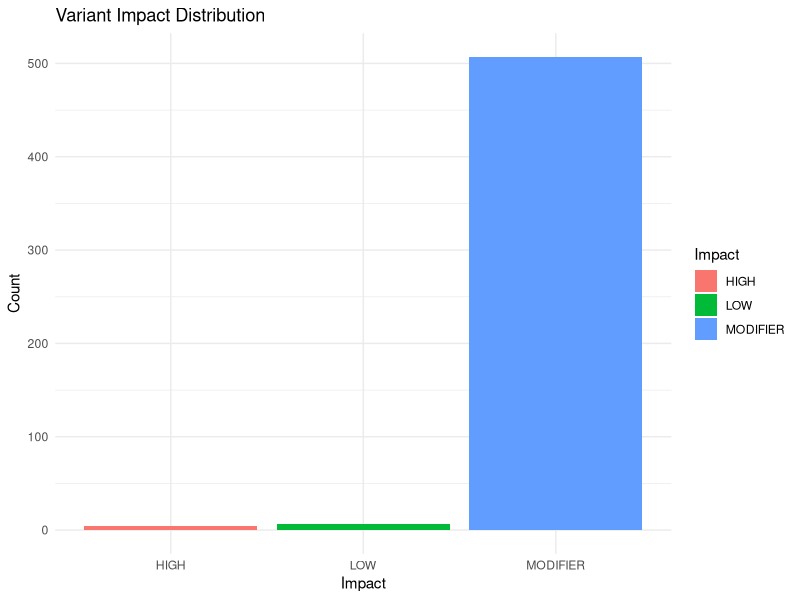
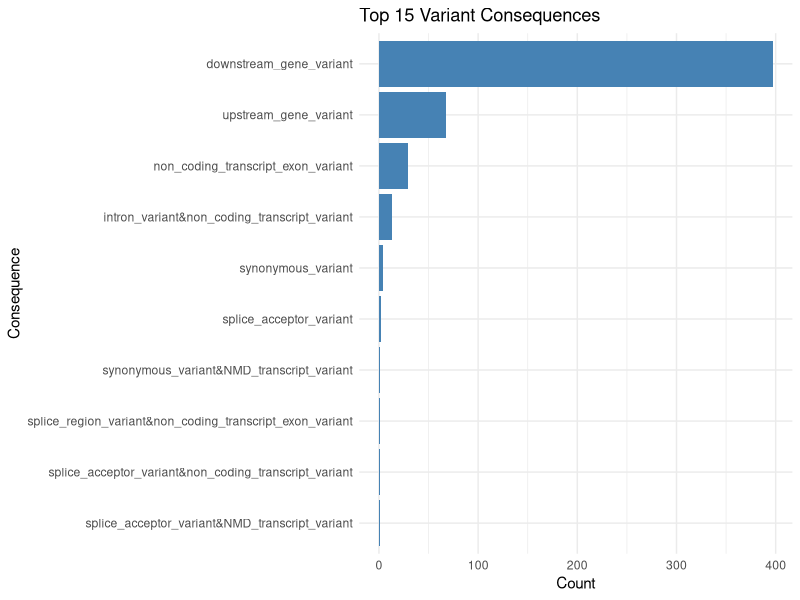
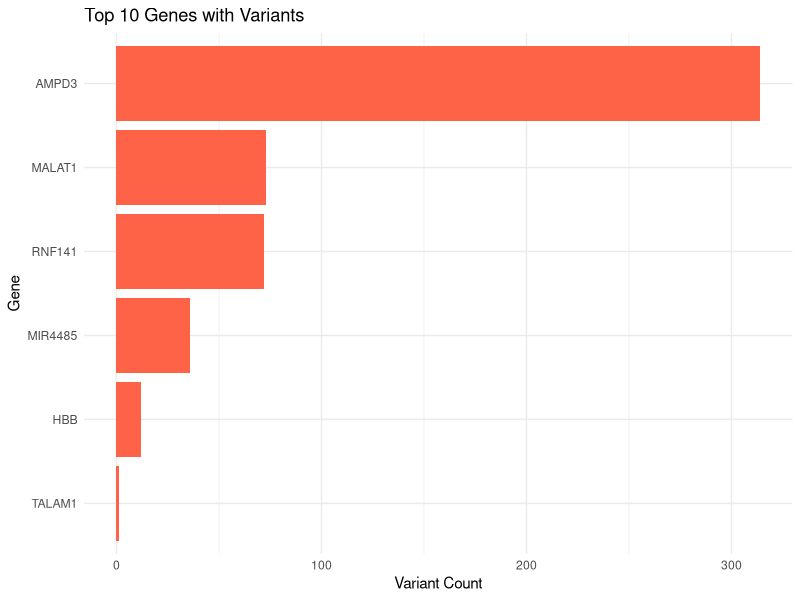
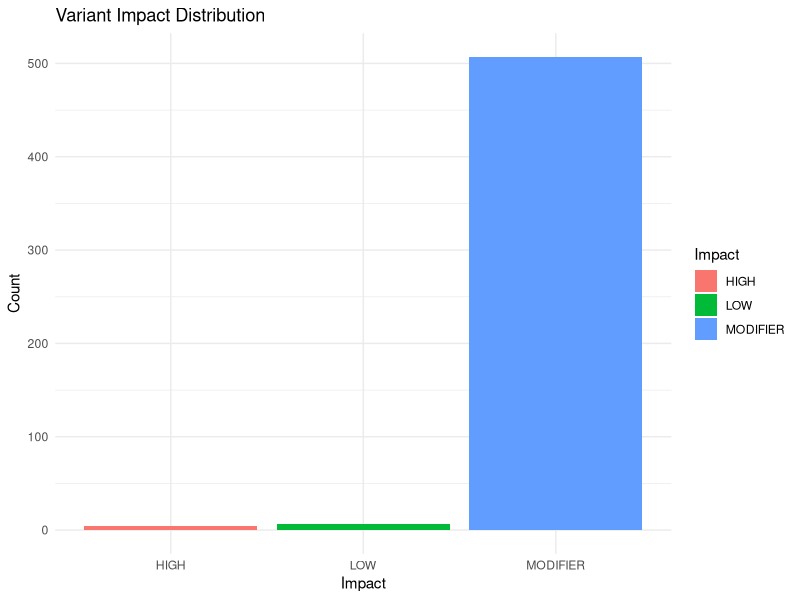
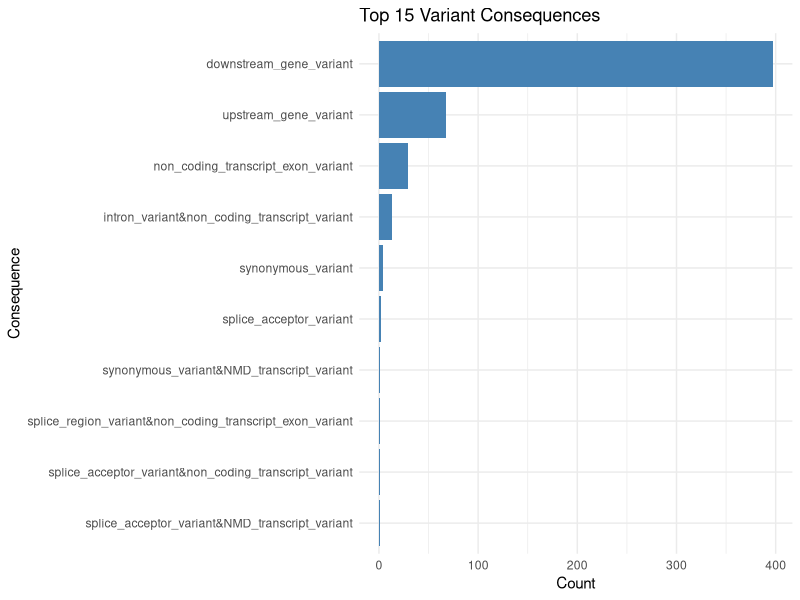
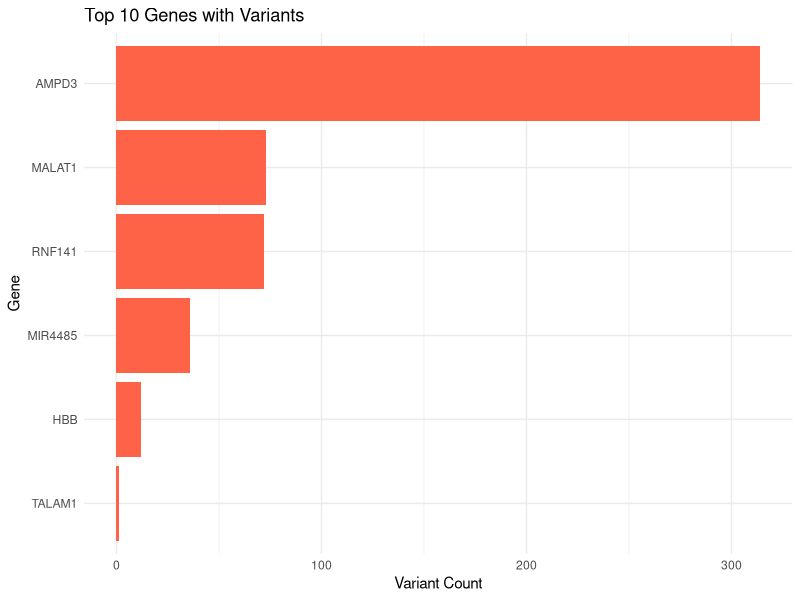

Source code (R) for these figures, in order:
install.packages("ggplot2")
install.packages("dplyr")
install.packages("readr")

# Load required packages
library(ggplot2)
library(dplyr)
library(readr)

#step1: Load variant annotation summary
df <- read_csv("results/annotation/variant_annotation_summary.csv")

# View structure
str(df)
head(df)

#Step2: Plot Variant Impact Distribution

#Count of variants by impact
df %>%
  count(Impact) %>%
  ggplot(aes(x = Impact, y = n, fill = Impact)) +
  geom_bar(stat = "identity") +
  labs(title = "Variant Impact Distribution", y = "Count") +
  theme_minimal()

#save the script
ggsave("results/annotation/variant_impact_distribution.png", width = 6, height = 4)

#step 3: Plot Consequence types (Top15)
df %>%
  count(Consequence, sort = TRUE) %>%
  slice_head(n = 15) %>%
  ggplot(aes(x = reorder(Consequence, n), y = n)) +
  geom_bar(stat = "identity", fill = "steelblue") +
  coord_flip() +
  labs(title = "Top 15 Variant Consequences", x = "Consequence", y = "Count") +
  theme_minimal()
#save the script
ggsave("results/annotation/top15_consequences.png", width = 6, height = 4)

#step 4:Gene Summary - Top affected genes
df %>%
  filter(!is.na(Gene) & Gene != "") %>%
  count(Gene, sort = TRUE) %>%
  slice_head(n = 10) %>%
  ggplot(aes(x = reorder(Gene, n), y = n)) +
  geom_col(fill = "tomato") +
  coord_flip() +
  labs(title = "Top 10 Genes with Variants", x = "Gene", y = "Variant Count") +
  theme_minimal()
#save the script
ggsave("results/annotation/top10_genes.png", width = 6, height = 4)

#Step 5: Filter variants(Variants in key thalassemia-related genes)
thal_genes <- c("HBB", "HBA1", "HBA2")
thal_variants <- df %>%
  filter(Gene %in% thal_genes)
write_csv(thal_variants, "results/annotation/thalassemia_gene_variants.csv")

#Advance Step: Filter variants by consequence types
# Define important consequences
key_consequences <- c(
  "missense_variant", 
  "stop_gained", 
  "frameshift_variant", 
  "splice_donor_variant", 
  "splice_acceptor_variant", 
  "start_lost"
)

# Filter those variants
filtered_variants <- df %>%
  filter(Consequence %in% key_consequences)

# Save to CSV
write_csv(filtered_variants, "results/annotation/key_functional_variants.csv")

# Print summary
print(paste("✅ Extracted", nrow(filtered_variants), "key functional variants."))
